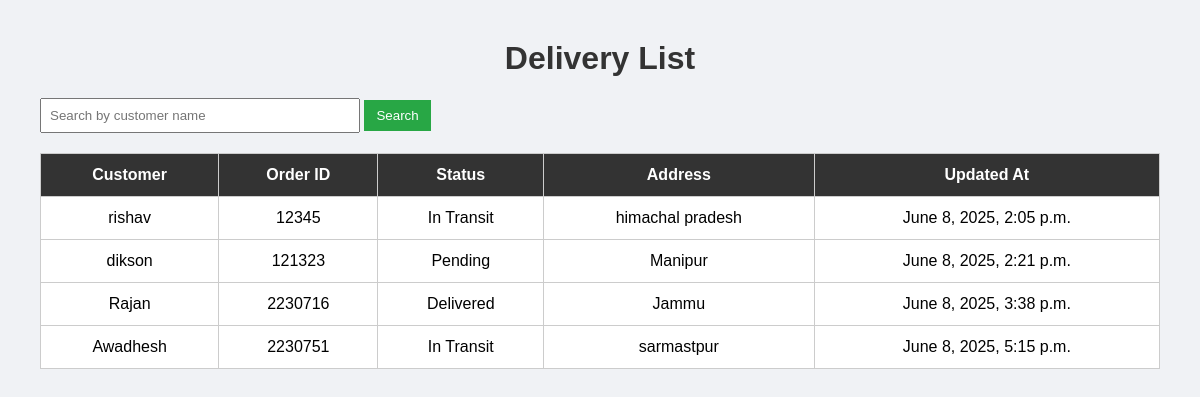
The page / on the database its author committed.
### tracker/models.py (models this page shows, shortened)
class Delivery(models.Model):
    STATUS_CHOICES = [
        ('P', 'Pending'),
        ('T', 'In Transit'),
        ('D', 'Delivered'),
    ]
    order_id = models.CharField(max_length=100, unique=True)
    customer_name = models.CharField(max_length=200)
    address = models.TextField()
    status = models.CharField(max_length=1, choices=STATUS_CHOICES, default='P')
    updated_at = models.DateTimeField(auto_now=True)

### tracker/views.py (the view)
# urls.py: 2. Add a URL to urlpatterns:  path('', views.home, name='home')
def home(request):
    query = request.GET.get('q')
    if query:
        deliveries = Delivery.objects.filter(customer_name__icontains=query)
    else:
        deliveries = Delivery.objects.all()
    return render(request, 'tracker/home.html', {'deliveries': deliveries})

### tracker/templates/tracker/home.html (shortened to what this page needs)
{% load static %}
<!DOCTYPE html>
<html>
<head>
     <link rel="stylesheet" href="{% static 'tracker/style.css' %}">
</head>
<body>
    <h1>Delivery List</h1>
    <form method="get" action=".">
        <input type="text" name="q" placeholder="Search by customer name" value="{{ request.GET.q }}">
        <button type="submit">Search</button>
    </form>
    <table border="1" cellpadding="5" cellspacing="0">
        <thead>
            <tr>
                <th>Customer</th>
                <th>Order ID</th>
                <th>Status</th>
                <th>Address</th>
                <th>Updated At</th>
            </tr>
        </thead>
        <tbody>
            {% for delivery in deliveries %}
            <tr>
                <td>{{ delivery.customer_name }}</td>
                <td>{{ delivery.order_id }}</td>
                <td>{{ delivery.get_status_display }}</td>
                <td>{{ delivery.address }}</td>
                <td>{{ delivery.updated_at }}</td>
            </tr>
            {% empty %}
            <tr>
                <td colspan="5">No deliveries found.</td>
            </tr>
            {% endfor %}
        </tbody>
    </table>
</body>
</html>

### tracker/static/tracker/style.css (style rules this page uses)
body { font-family: Arial, sans-serif; margin: 40px; background-color: #f0f2f5; }
h1 { text-align: center; color: #333; }
table { width: 100%; border-collapse: collapse; background: white; margin-top: 20px; }
th, td { padding: 12px; border: 1px solid #ccc; text-align: center; }
th { background-color: #333; color: white; }
input[type="text"] { width: 300px; padding: 8px; }
button { padding: 8px 12px; background-color: #28a745; color: white; border: none; }

### rows shown on the page
Delivery: customer_name "rishav", order_id "12345", status "In Transit", address "himachal pradesh", updated_at "June 8, 2025, 2:05 p.m."
Delivery: customer_name "dikson", order_id "121323", status "Pending", address "Manipur", updated_at "June 8, 2025, 2:21 p.m."
Delivery: customer_name "Rajan", order_id "2230716", status "Delivered", address "Jammu", updated_at "June 8, 2025, 3:38 p.m."
Delivery: customer_name "Awadhesh", order_id "2230751", status "In Transit", address "sarmastpur", updated_at "June 8, 2025, 5:15 p.m."
